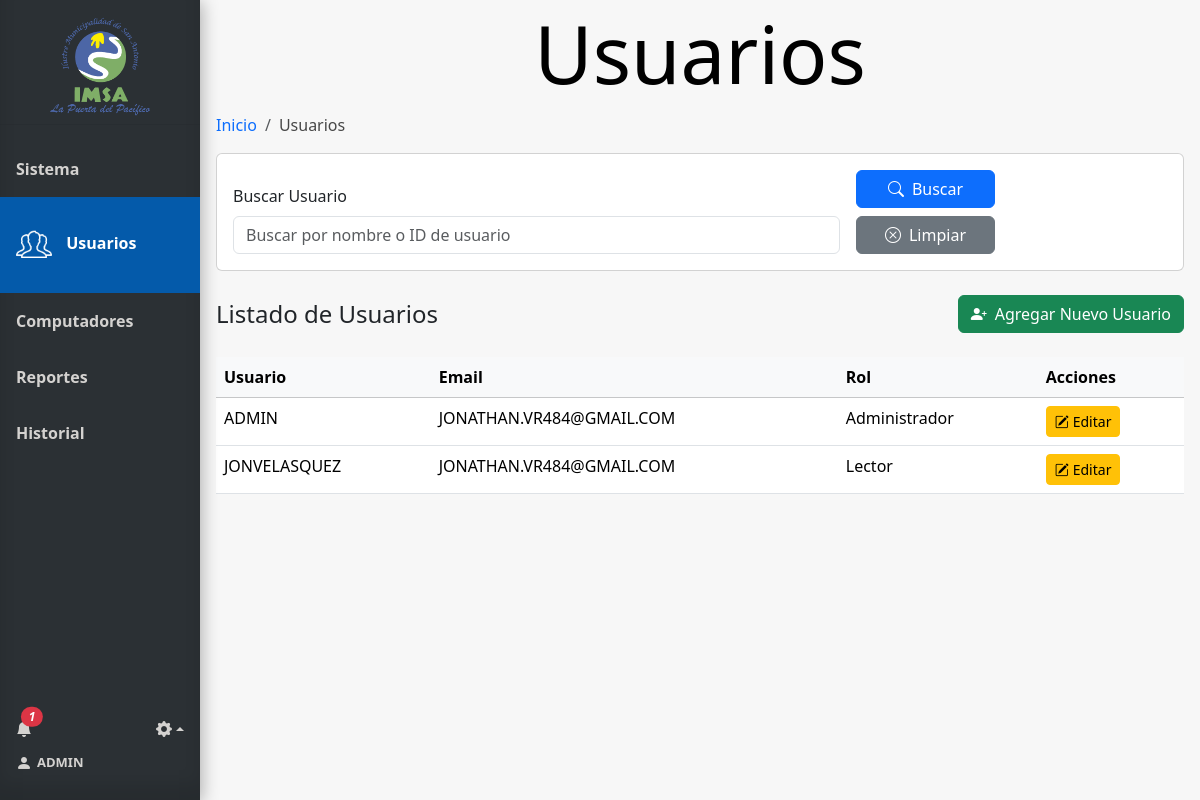
The page /usuarios (signed in) on the database its author committed.
### tables this page shows
CREATE TABLE Usuario (
    Id_usuario INTEGER PRIMARY KEY AUTOINCREMENT,
    Nombre_user VARCHAR(100),
    Email VARCHAR(100),
    Psw VARCHAR(100),
    id_tipo_usuario INTEGER,
    FOREIGN KEY (id_tipo_usuario) REFERENCES Tipo_usuario(id_tipo_usuario)
);

CREATE TABLE Tipo_usuario (
    id_tipo_usuario INTEGER PRIMARY KEY AUTOINCREMENT,
    nombre_tipo_usuario VARCHAR(100)
);

### app.py (the view)
@app.route('/usuarios', methods=['GET'])
@requiere_tipo_usuario(1)
@login_required
def usuarios():
    conn = get_db_connection()
    search_query = request.args.get('search', '')
    pcs = conn.execute("SELECT Id_pc, Nombre_pc FROM Pc").fetchall()
    tipo_usuario = conn.execute("SELECT id_tipo_usuario, nombre_tipo_usuario FROM Tipo_usuario").fetchall()
    form = CrearUsuarioForm()
    form.computador.choices = [(pc['Id_pc'], pc['Nombre_pc']) for pc in pcs]
    form.tipo_usuario.choices = [(tipo['id_tipo_usuario'], tipo['nombre_tipo_usuario']) for tipo in tipo_usuario]
    query = '''SELECT Usuario.Id_usuario, Usuario.Nombre_user, Usuario.Email, Usuario.id_tipo_usuario, Tipo_usuario.nombre_tipo_usuario
                FROM Usuario
                INNER JOIN Tipo_usuario ON Tipo_usuario.id_tipo_usuario = Usuario.id_tipo_usuario
                Where 1 = 1'''
    params = []
    if search_query:
        query += ' AND (Usuario.Nombre_user LIKE ?  OR Usuario.Id_usuario LIKE ?)'
        params.extend(['%' + search_query + '%', '%' + search_query + '%'])
    users = conn.execute(query, params).fetchall()
    conn.close()
    user = current_user
    num_notificaciones_totales = get_total_notifications(user.id)
    info_notificaciones = get_info_notifications(user.id)
    return render_template('usuarios.html', users=users, pcs=pcs, form=form, tipo_usuario=tipo_usuario,
                           user=user, num_notificaciones_totales=num_notificaciones_totales,
                           info_notificaciones=info_notificaciones)

### forms.py
class CrearUsuarioForm(FlaskForm):
    nombre_user = StringField('Nombre de usuario', validators=[DataRequired()])
    email_user = StringField('Correo electrónico', validators=[DataRequired(), Email()])
    psw = PasswordField('Contraseña', validators=[DataRequired()])
    psw_confirmar = PasswordField('Confirmar contraseña', validators=[DataRequired(), EqualTo('psw', message='Las contraseñas deben coincidir')])
    computador = SelectField('Computador', coerce=int, validators=[DataRequired()])
    tipo_usuario = SelectField('Tipo de usuario', coerce=int, validators=[DataRequired()])

### app.py (called while the page is built)
@login_manager.user_loader
def load_user(user_id):
    return Usuario.get_by_id(user_id)

def get_db_connection():
    conn = sqlite3.connect('database.db')
    conn.row_factory = sqlite3.Row
    return conn

def requiere_tipo_usuario(*roles_permitidos):
    def decorator(f):
        @wraps(f)
        def decorated_function(*args, **kwargs):
            if 'id_tipo_usuario' not in session:
                return redirect(url_for('login'))
            if session['id_tipo_usuario'] not in roles_permitidos:
                return redirect(url_for('index'))
            return f(*args, **kwargs)
        return decorated_function
    return decorator

def get_total_notifications(user_id):
    conn = get_db_connection()
    total_notifications = conn.execute(
        'SELECT COUNT(*) FROM Notificaciones WHERE id_usuario = ?  AND leido = false',
        (user_id,)
    ).fetchone()[0]
    conn.close()
    return total_notifications

def get_info_notifications(user_id):
    conn = get_db_connection()
    info_notifiaciones= conn.execute(
        'SELECT * FROM Notificaciones WHERE id_usuario = ? ORDER BY id_notificacion DESC LIMIT 8',
        (user_id,)
    ).fetchall()
    conn.close()
    return info_notifiaciones

### model.py (called while the page is built)
def get_db_connection():
    conn = sqlite3.connect('database.db')
    conn.row_factory = sqlite3.Row
    return conn

    @staticmethod
    def get_by_id(id_usuario):
        conn = get_db_connection()
        user_data = conn.execute('SELECT * FROM Usuario WHERE Id_usuario = ?', (id_usuario,)).fetchone()
        conn.close()
        if user_data:
            return Usuario(
                user_data['Id_usuario'],
                user_data['Nombre_user'],
                user_data['Email'],
                user_data['Psw'],
                user_data['id_tipo_usuario']
            )
        return None

### templates/usuarios.html (shortened to what this page needs)
{% extends 'base.html' %}
{% block head %}
<link rel="stylesheet" href="{{ url_for('static', filename='css/style_usuarios.css') }}">
{% endblock %}
{% block content %}
<h1 class="block-effect" style="--td:0.3s">
    <div class="block-reveal" style="--bc: #2b3034; --d: 0.5s">Usuarios</div>
</h1>
{% block breadcrumb %}
    <nav aria-label="breadcrumb">
        <ol class="breadcrumb">
            <li class="breadcrumb-item"><a href="{{ url_for('index') }}">Inicio</a></li>
            <li class="breadcrumb-item active" aria-current="page">Usuarios</li>
        </ol>
    </nav>
{% endblock %}
<div class="card mb-4">
    <div class="card-body">
        <form method="get" action="{{ url_for('usuarios') }}" id="filtro-form" class="row g-3 align-items-end">
            <div class="col-md-8">
                <label for="search" class="form-label">Buscar Usuario</label>
                <input id="search" class="form-control" type="search" name="search"
                    placeholder="Buscar por nombre o ID de usuario" aria-label="Search"
                    value="{{ request.args.get('search', '') }}">
            </div>
            <div class="col-md-2">
                <button class="btn btn-primary w-100" type="submit">
                    <i class="bi bi-search me-2"></i>Buscar
                </button>
                <a class="btn btn-secondary w-100 mt-2" type="button" href="{{ url_for('usuarios') }}">
                    <i class="bi bi-x-circle me-2"></i>Limpiar
                </a>
            </div>
        </form>
    </div>
</div>
<div class="d-flex justify-content-between align-items-center mb-4">
    <h2 class="h4 mb-0">Listado de Usuarios</h2>
    <button class="btn btn-success" data-bs-toggle="modal" data-bs-target="#ModalAgregarUsuario">
        <i class="bi bi-person-plus-fill me-2"></i>Agregar Nuevo Usuario
    </button>
</div>
{% if users %}
<div class="table-responsive">
    <table class="table table-hover">
        <thead class="table-light">
            <tr>
                <th>Usuario</th>
                <th>Email</th>
                <th>Rol</th>
                <th>Acciones</th>
            </tr>
        </thead>
        <tbody>
            {% for row in users %}
            <tr>
                <td>{{ row['Nombre_user'] }}</td>
                <td>{{ row['email'] }}</td>
                <td>{{ row['nombre_tipo_usuario'] }}</td>
                <td>
                    <a href="{{ url_for('editar_usuario', id=row['Id_usuario']) }}" class="btn btn-sm btn-warning">
                        <i class="bi bi-pencil-square me-1"></i>Editar
                    </a>
                </td>
            </tr>
            {% endfor %}
        </tbody>
    </table>
</div>
{% else %}
<div class="alert alert-info" role="alert">
    <i class="bi bi-info-circle me-2"></i>No se encontraron registros de usuarios.
</div>
{% endif %}
{% endblock %}

### templates/base.html (shortened to what this page needs)
<!doctype html>
<html lang="es">
<head>
  {% block head %} {% endblock %}
  <link rel="stylesheet" href="{{ url_for('static', filename='css/style_base.css') }}">
  <link href="https://cdn.jsdelivr.net/npm/bootstrap@5.3.3/dist/css/bootstrap.min.css" rel="stylesheet"
>
  <link href="https://cdn.jsdelivr.net/npm/bootstrap-icons/font/bootstrap-icons.css" rel="stylesheet">
</head>
<body>
  <div class="sidebar" style="display: flex; flex-direction: column; height: 100vh;">
    <div class="tituloMenu">
      <img src="{{ url_for('static', filename='img/logo.png') }}" alt="Logo-IMSA" width="100px">
    </div>
    <hr>
    <a href="{{ url_for('index') }}" class="slide_right {% if request.endpoint == 'index' %}active{% endif %}">
      <b id="menu-link">Sistema</b>
    </a>
    {% if session['id_tipo_usuario'] == 1 %}
    <a href="{{ url_for('usuarios') }}" class="slide_right {% if request.endpoint == 'usuarios' %}active{% endif %}">
      <img id="icon-usuarios" class="menu-icon {% if request.endpoint == 'usuarios' %}show{% endif %}"
        src="{{ url_for('static', filename='img/icon-usuarios.png') }}" alt="icon-Usuarios">
      <b id="menu-link">Usuarios</b>
    </a>
    {% endif %}
    <a href="{{ url_for('computadores') }}"
      class="slide_right {% if request.endpoint == 'computadores' %}active{% endif %}">
      <b id="menu-link">Computadores</b>
    </a>
    {% if session['id_tipo_usuario'] == 1 %}
    <a href="{{ url_for('reportes') }}" class="slide_right {% if request.endpoint == 'reportes' %}active{% endif %}">
      <b id="menu-link">Reportes</b>
      {% endif %}
    </a>
    <a href="{{ url_for('historial') }}" class="slide_right {% if request.endpoint == 'historial' %}active{% endif %}">
      <b id="menu-link">Historial</b>
    </a>
    <div class="menuAbajo">
      <div class="ajuste_notificacion">
        <div class="notificacion">
          <a href="#" class="icon me-3" data-bs-toggle="modal" data-bs-target="#ModalNotifiaciones">
            <i class="bi bi-bell-fill position-relative">
              {% if num_notificaciones_totales > 0 %}
              <span class="position-absolute top-0 start-100 translate-middle badge rounded-pill bg-danger">
                {{ num_notificaciones_totales }}
              </span>
              {% endif %}
            </i>
          </a>
        </div>
        <div class="ajustes btn-group dropup">
          <a href="" class="dropdown-toggle icon" data-bs-toggle="dropdown" aria-expanded="false">
            <i class="bi bi-gear-fill"></i></a>
        </div>
      </div>
      <div class="bodyCuenta">
        <a href="{{ url_for('cuenta') }}" id="cuenta">
          <i class="bi bi-person-fill" style="margin-right: 5px;"></i>
          <b style="font-size: small;"> {{ user.nombre_usuario}}</b>
        </a>
      </div>
    </div>
  </div>
  <div class="content">
    {% block content %}{% endblock %}
  </div>
</body>
</html>

### static/css/style_usuarios.css (style rules this page uses)
* { margin: 0; padding: 0; }
div.content { height: 100vh; }

### static/css/style_base.css (style rules this page uses)
body { margin: 0; font-family: "Lato", sans-serif; height: 100vh; }
.content { background-color: #f7f7f7; }
*, *::before, *::after { margin: 0; padding: 0; }
.block-effect { font-size: calc(8px + 6vw); }
.block-reveal { --t: calc(var(--td) + var(--d)); color: transparent; padding: 4px; position: relative; overflow: hidden; animation: revealBlock 0s var(--t) forwards; }
.block-reveal::after { content: ''; width: 0%; height: 100%; padding-bottom: 4px; position: absolute; top: 0; left: 0; background: #FFF; animation: revealingIn var(--td) var(--d) forwards, revealingOut var(--td) var(--t) forwards; }
h1 { text-align: center; }
.tituloMenu { display: flex; flex-direction: column; margin-top: 10px; margin-bottom: 10px; align-items: center; height: 11%; }
.sidebar { margin: 0; padding: 0; width: 200px; background-color: #2b3034; position: fixed; height: 100%; overflow: auto; box-shadow: inset 0 -1em 1em rgba(0, 0, 0, 0.1), 0.1em 0.1em 1em rgba(0, 0, 0, 0.3); }
.sidebar>a { display: flex; align-items: center; color: #d4d2d0; padding: 16px; text-decoration: none; display: inline-block; cursor: pointer; box-shadow: inset 0 0 0 0 #00213e; -webkit-transition: ease-out 0.4s; -moz-transition: ease-out 0.4s; transition: ease-out 0.4s; }
.sidebar>a.active { background-color: #045aaa; color: white; padding-top: 15%; padding-bottom: 15%; }
div.content { margin-left: 200px; padding: 1px 16px; }
.menu-icon { display: none; width: 36px; margin-right: 10px; }
#menu-link { margin: 15px 0px 15px 0px; }
.sidebar a.active .menu-icon, .sidebar a:hover .menu-icon { display: inline-block; }
.menuAbajo { display: flex; margin-top: auto; color: #d4d2d0; padding: 16px 16px 25px 16px; flex-direction: column; }
.menuAbajo a { color: #d4d2d0; text-decoration: none; cursor: pointer; }
.bodyCuenta { width: 80%; display: flex; justify-content: start; align-content: center; }
#cuenta { display: flex; align-items: center; }
.ajuste_notificacion { display: flex; flex-direction: row; justify-content: space-between; align-items: center; width: 100%; margin-bottom: 10px; }
li a { text-decoration: none !important; }
.notificacion a { display: flex; flex-direction: row; }
.icon { transition-duration: 0.3s; -webkit-tap-highlight-color: rgba(0, 0, 0, 0); transform: translateZ(0); box-shadow: 0 0 1px rgba(0, 0, 0, 0); }
.breadcrumb-item.active { color: #474747 !important; }
#filtro-form { width: 100%; }

### rows shown on the page
Usuario: nombre_usuario "ADMIN", Nombre_user "ADMIN", email "JONATHAN.VR484@GMAIL.COM", nombre_tipo_usuario "Administrador"
Usuario: Nombre_user "JONVELASQUEZ", email "JONATHAN.VR484@GMAIL.COM", nombre_tipo_usuario "Lector"

### other values the page prints
{{ num_notificaciones_totales }} "1"
